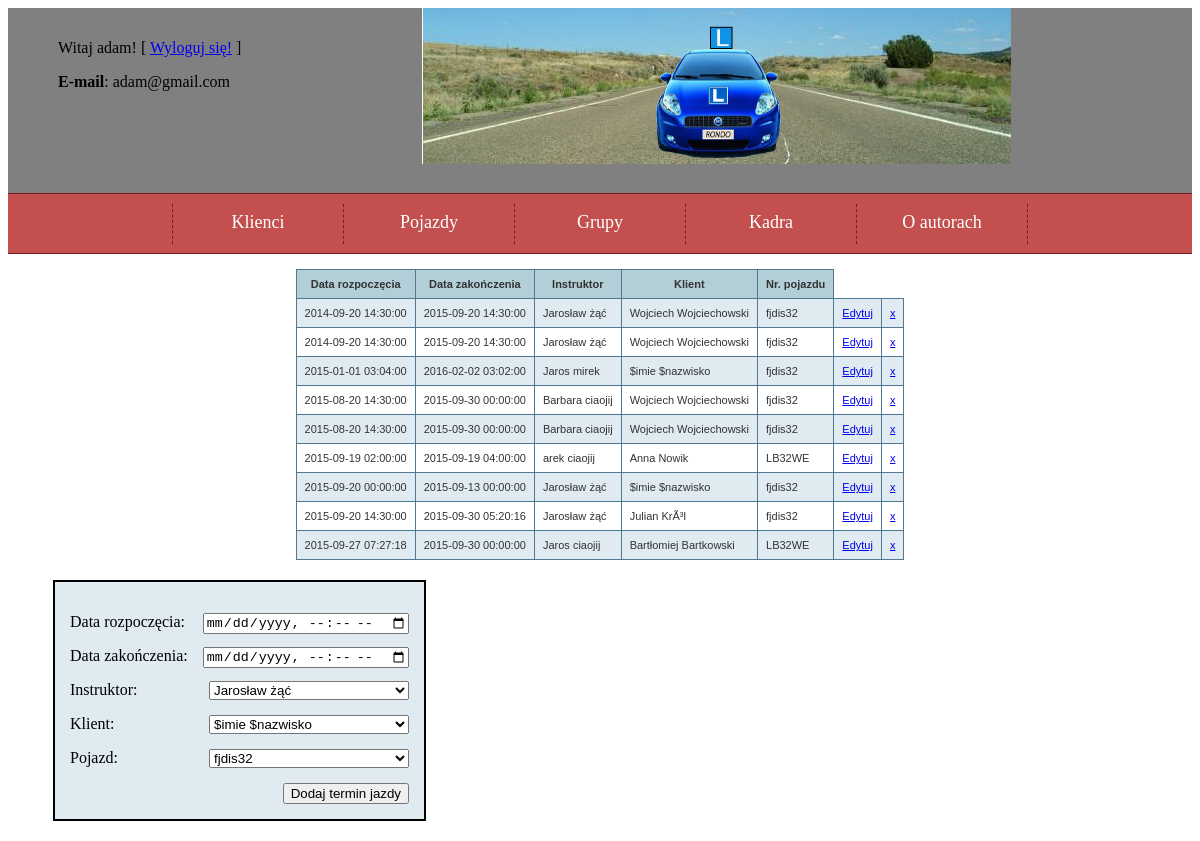
/index.php?page=jazdy (signed in), run on the app's committed database.
### tables this page shows
CREATE TABLE IF NOT EXISTS `jazdy` (
`idJAZDY` int(11) NOT NULL,
  `idPojazdy` int(11) NOT NULL,
  `idINSTRUKTORZY` int(11) NOT NULL,
  `KLIENCI_idKLIENT` int(11) NOT NULL,
  `termin_rozpoczecia` datetime DEFAULT NULL,
  `termin_zakonczenia` datetime DEFAULT NULL
);

CREATE TABLE IF NOT EXISTS `instruktorzy` (
`idINSTRUKTORZY` int(11) NOT NULL,
  `imie` varchar(45) DEFAULT NULL,
  `nazwisko` varchar(45) DEFAULT NULL,
  `numer_uprawnienia` int(11) DEFAULT NULL,
  `nr_telefonu` int(11) DEFAULT NULL
);

CREATE TABLE IF NOT EXISTS `klienci` (
`idKLIENT` int(11) NOT NULL COMMENT '	',
  `imie` varchar(45) DEFAULT NULL,
  `nazwisko` varchar(45) DEFAULT NULL,
  `data_urodzenia` date DEFAULT NULL,
  `plec` varchar(45) DEFAULT NULL,
  `ulica` varchar(45) DEFAULT NULL,
  `nr_mieszkania` int(11) DEFAULT NULL,
  `miejscowosc` varchar(45) DEFAULT NULL,
  `kod_pocztowy` int(11) DEFAULT NULL,
  `email` varchar(45) DEFAULT NULL,
  `nr_telefonu` int(11) DEFAULT NULL,
  `typ` int(11) DEFAULT NULL COMMENT 'czy kursant czy na doszkalanie',
  `liczba_obecnosci_wyklady` int(11) DEFAULT NULL,
  `wyjezdzone_godziny` int(11) DEFAULT NULL,
  `status_kursu` varchar(45) DEFAULT NULL,
  `KATEGORIE_idKategorie` int(11) DEFAULT NULL,
  `idGrupa` int(11) DEFAULT NULL
);

CREATE TABLE IF NOT EXISTS `srodki_transportu` (
`idPojazdy` int(11) NOT NULL,
  `marka` varchar(45) DEFAULT NULL,
  `model` varchar(45) DEFAULT NULL,
  `rodzaj` int(11) DEFAULT NULL COMMENT 'samochów czy motor itp.',
  `data_przegladu` date DEFAULT NULL,
  `stan_techniczny` int(11) DEFAULT NULL COMMENT 'czy samochód jest sprawny',
  `nr_rejestracyjny` varchar(45) DEFAULT NULL,
  `nr_ubezpieczenia` varchar(45) DEFAULT NULL,
  `data_ubezpieczenia` date DEFAULT NULL,
  `dostępnosc` tinyint(1) DEFAULT NULL,
  `KATEGORIE_idKategorie` int(11) NOT NULL
);

### jazdy.php (the view, shortened to what this page needs)
<?php
if ((isset($_SESSION['zalogowany'])) && ($_SESSION['zalogowany']==true))
{
	require_once "connect.php";
	$polaczenie = @new mysqli($host, $db_user, $db_password, $db_name);
	$polaczenie->query("SET CHARSET utf8");
	$polaczenie->query ("SET NAMES `utf8` COLLATE `utf8_polish_ci`");
	if ($polaczenie->connect_errno!=0)
	{
		echo "Error: ".$polaczenie->connect_errno;
	}
	else
	{
		$zapytanie = @$polaczenie->query("SELECT jazdy.idJAZDY, jazdy.termin_rozpoczecia, jazdy.termin_zakonczenia, instruktorzy.imie, instruktorzy.nazwisko, klienci.imie,klienci.nazwisko, srodki_transportu.nr_rejestracyjny
FROM jazdy, instruktorzy, klienci, srodki_transportu
WHERE instruktorzy.idINSTRUKTORZY=jazdy.idINSTRUKTORZY AND jazdy.KLIENCI_idKLIENT=klienci.idKLIENT AND jazdy.idPojazdy=srodki_transportu.idPojazdy
ORDER BY termin_rozpoczecia");
$zapListaInstruktorow = @$polaczenie->query("SELECT * FROM instruktorzy");
$zapListaKlientow = @$polaczenie->query("SELECT * FROM klienci");
$zapListaPojazdow = @$polaczenie->query("SELECT * FROM srodki_transportu");
		echo '<table> <tr>
<th>Data rozpoczęcia</th>
<th>Data zakończenia</th>
<th>Instruktor</th>
<th>Klient</th>
<th>Nr. pojazdu</th>
</tr>';
		while ($r = $zapytanie->fetch_array()) {
			echo "<tr> <td>$r[1]</td> <td>$r[2]</td>  <td>$r[3] $r[4] </td> <td>$r[5] $r[6]</td>  <td>$r[7]</td>  <td><a href='edytuj_jazdy.php?id=$r[0]'>Edytuj</a></td>   <td><a href='delete.php?id=$r[0]'>x</a></td> </tr> ";
		}
		echo "</table>";
	}
}else {
	echo "dostęp tylko dla upoważnionych, Zaloguj się. ";
}
?>
<form action="<?php $_PHP_SELF ?>" method="post">
<p>
<label for="rozpoczecie">Data rozpoczęcia:</label>  <span>Data rozpoczęcia jazd </span>
<input type="datetime-local" name="rozpoczecie" id="rozpoczecie" required>
</p>
<p>
<label for="zakonczenie">Data zakończenia:</label>
<input type="datetime-local" name="zakonczenie" id="zakonczenie" required>
</p>
<p>
<label for="instruktor">Instruktor:</label>
<select name="instruktor" id="instruktor" required>
<?php
while ($wiersz=$zapListaInstruktorow->fetch_array()) {
?>
      <option value="<?php echo $wiersz[0]; ?>"> <?php echo $wiersz[1]; ?> <?php echo $wiersz[2]; ?> </option>
<?php
}
?>
</select>
</p>
<p>
<label for="klient">Klient:</label>
<select name="klient" id="klient" required>
<?php
while ($wiersz=$zapListaKlientow->fetch_array()) {
?>
      <option value="<?php echo $wiersz[0]; ?>"> <?php echo $wiersz[1]; ?> <?php echo $wiersz[2]; ?> </option>
<?php
}
?>
</select>
</p>
<p>
<label for="pojazd">Pojazd:</label>
<select name="pojazd" id="pojazd" required>
<?php
while ($wiersz=$zapListaPojazdow->fetch_array()) {
?>
      <option value="<?php echo $wiersz[0]; ?>"> <?php echo $wiersz[6]; ?> </option>
<?php
}
?>
</select>
</p>
<input type="submit" value="Dodaj termin jazdy">
</form>

### styl.css (style rules this page uses)
form { max-width: 600px; background-color: #DFEBF1; margin: 20px; border: 2px solid black; float: left; padding: 15px; }
input { float: right; margin-left:15px; }
select { float: right; margin-left:15px; width:200px; }
table { margin: 0 auto 0 auto; font-family: verdana, arial, sans-serif; font-size: 11px; color: #333333; border-width: 1px; border-color: #3A3A3A; border-collapse: collapse; }
table th { border-width: 1px; padding: 8px; border-style: solid; border-color: #517994; background-color: #B2CFD8; }
table tr:nth-child(even) td { background-color: #DFEBF1; }
table td { border-width: 1px; padding: 8px; border-style: solid; border-color: #517994; background-color: #ffffff; }

### data on the page
jazdy: termin_rozpoczecia "2014-09-20 14:30:00", termin_zakonczenia "2015-09-20 14:30:00", idINSTRUKTORZY.imie "Jarosław", idINSTRUKTORZY.nazwisko "żąć", KLIENCI_idKLIENT.imie "Wojciech", KLIENCI_idKLIENT.nazwisko "Wojciechowski", idPojazdy.nr_rejestracyjny "fjdis32"
jazdy: termin_rozpoczecia "2014-09-20 14:30:00", termin_zakonczenia "2015-09-20 14:30:00", idINSTRUKTORZY.imie "Jarosław", idINSTRUKTORZY.nazwisko "żąć", KLIENCI_idKLIENT.imie "Wojciech", KLIENCI_idKLIENT.nazwisko "Wojciechowski", idPojazdy.nr_rejestracyjny "fjdis32"
jazdy: termin_rozpoczecia "2015-01-01 03:04:00", termin_zakonczenia "2016-02-02 03:02:00", idINSTRUKTORZY.imie "Jaros", idINSTRUKTORZY.nazwisko "mirek", KLIENCI_idKLIENT.imie "$imie", KLIENCI_idKLIENT.nazwisko "$nazwisko", idPojazdy.nr_rejestracyjny "fjdis32"
jazdy: termin_rozpoczecia "2015-08-20 14:30:00", termin_zakonczenia "2015-09-30 00:00:00", idINSTRUKTORZY.imie "Barbara", idINSTRUKTORZY.nazwisko "ciaojij", KLIENCI_idKLIENT.imie "Wojciech", KLIENCI_idKLIENT.nazwisko "Wojciechowski", idPojazdy.nr_rejestracyjny "fjdis32"
jazdy: termin_rozpoczecia "2015-08-20 14:30:00", termin_zakonczenia "2015-09-30 00:00:00", idINSTRUKTORZY.imie "Barbara", idINSTRUKTORZY.nazwisko "ciaojij", KLIENCI_idKLIENT.imie "Wojciech", KLIENCI_idKLIENT.nazwisko "Wojciechowski", idPojazdy.nr_rejestracyjny "fjdis32"
jazdy: termin_rozpoczecia "2015-09-19 02:00:00", termin_zakonczenia "2015-09-19 04:00:00", idINSTRUKTORZY.imie "arek", idINSTRUKTORZY.nazwisko "ciaojij", KLIENCI_idKLIENT.imie "Anna", KLIENCI_idKLIENT.nazwisko "Nowik", idPojazdy.nr_rejestracyjny "LB32WE"
jazdy: termin_rozpoczecia "2015-09-20 00:00:00", termin_zakonczenia "2015-09-13 00:00:00", idINSTRUKTORZY.imie "Jarosław", idINSTRUKTORZY.nazwisko "żąć", KLIENCI_idKLIENT.imie "$imie", KLIENCI_idKLIENT.nazwisko "$nazwisko", idPojazdy.nr_rejestracyjny "fjdis32"
jazdy: termin_rozpoczecia "2015-09-20 14:30:00", termin_zakonczenia "2015-09-30 05:20:16", idINSTRUKTORZY.imie "Jarosław", idINSTRUKTORZY.nazwisko "żąć", KLIENCI_idKLIENT.imie "Julian", KLIENCI_idKLIENT.nazwisko "KrÃ³l", idPojazdy.nr_rejestracyjny "fjdis32"
jazdy: termin_rozpoczecia "2015-09-27 07:27:18", termin_zakonczenia "2015-09-30 00:00:00", idINSTRUKTORZY.imie "Jaros", idINSTRUKTORZY.nazwisko "ciaojij", KLIENCI_idKLIENT.imie "Bartłomiej", KLIENCI_idKLIENT.nazwisko "Bartkowski", idPojazdy.nr_rejestracyjny "LB32WE"

### other printed values
$_SESSION['user'] "adam"
$_SESSION['email'] "adam@gmail.com"
form field instruktor "Jarosław żąć"
form field klient "$imie $nazwisko"
form field pojazd "fjdis32"
